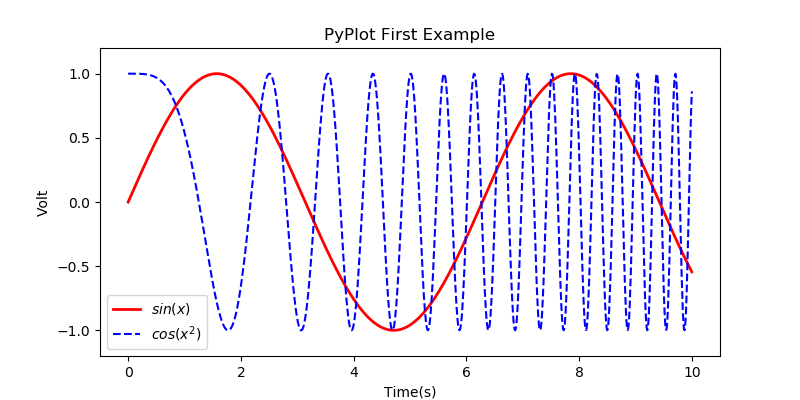

Source code (Python):
import numpy as np
import matplotlib.pyplot as plt
x = np.linspace(0,10,1000)
y = np.sin(x)
z = np.cos(x**2)
plt.figure(figsize= (8,4))
plt.plot(x,y,label = "$sin(x)$",color = "red",linewidth = 2)
plt.plot(x,z,"b--",label = "$cos(x^2)$")
plt.xlabel("Time(s)")
plt.ylabel("Volt")
plt.title("PyPlot First Example")
plt.ylim(-1.2,1.2)
plt.legend()
plt.savefig("test.png")